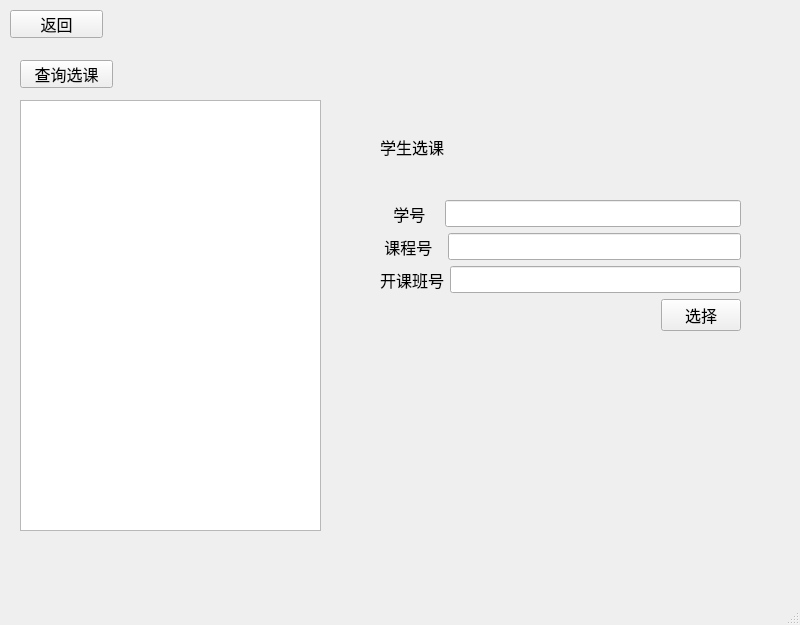
<?xml version="1.0" encoding="UTF-8"?>
<ui version="4.0">
 <class>student</class>
 <widget class="QMainWindow" name="student">
  <property name="geometry">
   <rect>
    <x>0</x>
    <y>0</y>
    <width>800</width>
    <height>625</height>
   </rect>
  </property>
  <property name="font">
   <font>
    <family>Arial</family>
    <pointsize>12</pointsize>
   </font>
  </property>
  <property name="windowTitle">
   <string>学生</string>
  </property>
  <widget class="QWidget" name="centralwidget">
   <widget class="QPushButton" name="backbutton">
    <property name="geometry">
     <rect>
      <x>10</x>
      <y>10</y>
      <width>93</width>
      <height>28</height>
     </rect>
    </property>
    <property name="text">
     <string>返回</string>
    </property>
   </widget>
   <widget class="QPushButton" name="selectCoursepushButton">
    <property name="geometry">
     <rect>
      <x>20</x>
      <y>60</y>
      <width>93</width>
      <height>28</height>
     </rect>
    </property>
    <property name="text">
     <string>查询选课</string>
    </property>
   </widget>
   <widget class="QTableWidget" name="coursetableWidget">
    <property name="geometry">
     <rect>
      <x>20</x>
      <y>100</y>
      <width>301</width>
      <height>431</height>
     </rect>
    </property>
   </widget>
   <widget class="QWidget" name="verticalLayoutWidget">
    <property name="geometry">
     <rect>
      <x>380</x>
      <y>100</y>
      <width>361</width>
      <height>231</height>
     </rect>
    </property>
    <layout class="QVBoxLayout" name="verticalLayout">
     <item>
      <widget class="QLabel" name="label">
       <property name="text">
        <string>学生选课</string>
       </property>
      </widget>
     </item>
     <item>
      <layout class="QGridLayout" name="gridLayout_3">
       <item row="1" column="1">
        <widget class="QLineEdit" name="lineEdit_sno">
         <property name="text">
          <string/>
         </property>
        </widget>
       </item>
       <item row="1" column="0">
        <widget class="QLabel" name="label_5">
         <property name="text">
          <string>   学号   </string>
         </property>
        </widget>
       </item>
      </layout>
     </item>
     <item>
      <layout class="QGridLayout" name="gridLayout_2">
       <item row="0" column="1">
        <widget class="QLineEdit" name="lineEdit_cname">
         <property name="text">
          <string/>
         </property>
        </widget>
       </item>
       <item row="0" column="0">
        <widget class="QLabel" name="label_3">
         <property name="text">
          <string> 课程号  </string>
         </property>
        </widget>
       </item>
      </layout>
     </item>
     <item>
      <layout class="QGridLayout" name="gridLayout_13">
       <item row="1" column="1">
        <widget class="QLineEdit" name="lineEdit_schno">
         <property name="text">
          <string/>
         </property>
        </widget>
       </item>
       <item row="1" column="0">
        <widget class="QLabel" name="label_16">
         <property name="text">
          <string>开课班号</string>
         </property>
        </widget>
       </item>
      </layout>
     </item>
     <item>
      <layout class="QHBoxLayout" name="horizontalLayout">
       <item>
        <spacer name="horizontalSpacer_2">
         <property name="orientation">
          <enum>Qt::Horizontal</enum>
         </property>
         <property name="sizeHint" stdset="0">
          <size>
           <width>40</width>
           <height>20</height>
          </size>
         </property>
        </spacer>
       </item>
       <item>
        <widget class="QPushButton" name="chooseButton">
         <property name="text">
          <string>选择</string>
         </property>
        </widget>
       </item>
      </layout>
     </item>
    </layout>
   </widget>
  </widget>
  <widget class="QMenuBar" name="menubar">
   <property name="geometry">
    <rect>
     <x>0</x>
     <y>0</y>
     <width>800</width>
     <height>29</height>
    </rect>
   </property>
  </widget>
  <widget class="QStatusBar" name="statusbar"/>
 </widget>
 <resources/>
 <connections/>
</ui>
